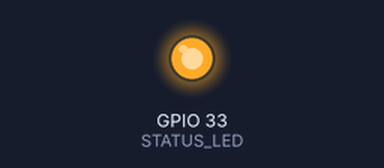
Bench run of a sketch on a simulated ESP32. Parts: output pins drawn as LEDs (lit = HIGH). WiFi joins after 1.5 s; servers stay silent unless stated; the camera gives no picture; what the sketch prints to the serial monitor is not drawn.

Above: at 0.4 s.
At 1.6 s:
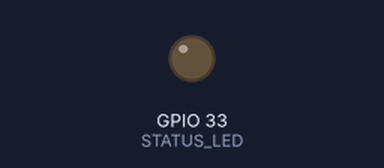
Timing chart, 0 to 3.1 s (numbered marks = the images above):
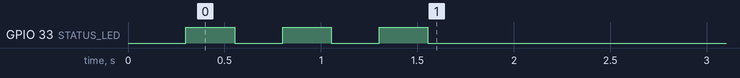

The sketch:

SmartBeltCam.ino
```cpp
#include <Arduino.h>
#include "esp_camera.h"
#include <WiFi.h>

// ===========================
// Select camera model in board_config.h
// ===========================
#include "board_config.h"

// ===========================
// Enter your WiFi credentials
// ===========================
const char *ssid = "RUPTURE-X";
const char *password = "rupture123";

void startCameraServer();
void setupLedFlash();

void setup() {
  Serial.begin(115200);
  Serial.setDebugOutput(true);
  Serial.println();

  camera_config_t config;
  config.ledc_channel = LEDC_CHANNEL_0;
  config.ledc_timer = LEDC_TIMER_0;
  config.pin_d0 = Y2_GPIO_NUM;
  config.pin_d1 = Y3_GPIO_NUM;
  config.pin_d2 = Y4_GPIO_NUM;
  config.pin_d3 = Y5_GPIO_NUM;
  config.pin_d4 = Y6_GPIO_NUM;
  config.pin_d5 = Y7_GPIO_NUM;
  config.pin_d6 = Y8_GPIO_NUM;
  config.pin_d7 = Y9_GPIO_NUM;
  config.pin_xclk = XCLK_GPIO_NUM;
  config.pin_pclk = PCLK_GPIO_NUM;
  config.pin_vsync = VSYNC_GPIO_NUM;
  config.pin_href = HREF_GPIO_NUM;
  config.pin_sccb_sda = SIOD_GPIO_NUM;
  config.pin_sccb_scl = SIOC_GPIO_NUM;
  config.pin_pwdn = PWDN_GPIO_NUM;
  config.pin_reset = RESET_GPIO_NUM;
  config.xclk_freq_hz = 20000000;
  config.frame_size = FRAMESIZE_UXGA;
  config.pixel_format = PIXFORMAT_JPEG;  // for streaming
  //config.pixel_format = PIXFORMAT_RGB565; // for face detection/recognition
  config.grab_mode = CAMERA_GRAB_WHEN_EMPTY;
  config.fb_location = CAMERA_FB_IN_PSRAM;
  config.jpeg_quality = 12;
  config.fb_count = 1;

  // if PSRAM IC present, init with UXGA resolution and higher JPEG quality
  //                      for larger pre-allocated frame buffer.
  if (config.pixel_format == PIXFORMAT_JPEG) {
    if (psramFound()) {
      config.jpeg_quality = 10;
      config.fb_count = 2;
      config.grab_mode = CAMERA_GRAB_LATEST;
    } else {
      // Limit the frame size when PSRAM is not available
      config.frame_size = FRAMESIZE_SVGA;
      config.fb_location = CAMERA_FB_IN_DRAM;
    }
  } else {
    // Best option for face detection/recognition
    config.frame_size = FRAMESIZE_240X240;
#if CONFIG_IDF_TARGET_ESP32S3
    config.fb_count = 2;
#endif
  }

#if defined(CAMERA_MODEL_ESP_EYE)
  pinMode(13, INPUT_PULLUP);
  pinMode(14, INPUT_PULLUP);
#endif

  // camera init
  esp_err_t err = esp_camera_init(&config);
  if (err != ESP_OK) {
    Serial.printf("Camera init failed with error 0x%x", err);
    return;
  }

  sensor_t *s = esp_camera_sensor_get();
  // initial sensors are flipped vertically and colors are a bit saturated
  if (s->id.PID == OV3660_PID) {
    s->set_vflip(s, 1);        // flip it back
    s->set_brightness(s, 1);   // up the brightness just a bit
    s->set_saturation(s, -2);  // lower the saturation
  }
  // drop down frame size for higher initial frame rate
  if (config.pixel_format == PIXFORMAT_JPEG) {
    s->set_framesize(s, FRAMESIZE_QVGA);
  }

#if defined(CAMERA_MODEL_M5STACK_WIDE) || defined(CAMERA_MODEL_M5STACK_ESP32CAM)
  s->set_vflip(s, 1);
  s->set_hmirror(s, 1);
#endif

#if defined(CAMERA_MODEL_ESP32S3_EYE)
  s->set_vflip(s, 1);
#endif

// Setup LED FLash if LED pin is defined in camera_pins.h
#if defined(LED_GPIO_NUM)
  setupLedFlash();
#endif

  // Status Indicator (Built-in Red LED on AI Thinker is usually GPIO 33, active LOW)
  const int STATUS_LED = 33;
  pinMode(STATUS_LED, OUTPUT);
  digitalWrite(STATUS_LED, HIGH); // Start OFF

  // (Removed forced static IP to allow natural DHCP connection)

  WiFi.begin(ssid, password);
  WiFi.setSleep(false);

  Serial.print("WiFi connecting");
  bool ledState = false;
  while (WiFi.status() != WL_CONNECTED) {
    delay(250);
    Serial.print(".");
    ledState = !ledState;
    digitalWrite(STATUS_LED, ledState ? LOW : HIGH); // Rapid blink while searching
  }

  digitalWrite(STATUS_LED, LOW); // SOLID RED = Successfully Connected!

  Serial.println("");
  Serial.println("WiFi connected");

  startCameraServer();

  Serial.print("Camera Ready! Use 'http://");
  Serial.print(WiFi.localIP());
  Serial.println("' to connect");
}

void loop() {
  // Do nothing. Everything is done in another task by the web server
  delay(10000);
}
```

board_config.h
```cpp
#ifndef BOARD_CONFIG_H
#define BOARD_CONFIG_H

//
// WARNING!!! PSRAM IC required for UXGA resolution and high JPEG quality
//            Ensure ESP32 Wrover Module or other board with PSRAM is selected
//            Partial images will be transmitted if image exceeds buffer size
//
//            You must select partition scheme from the board menu that has at least 3MB APP space.

// ===================
// Select camera model
// ===================
//#define CAMERA_MODEL_WROVER_KIT // Has PSRAM
//#define CAMERA_MODEL_ESP_EYE  // Has PSRAM
//#define CAMERA_MODEL_ESP32S3_EYE // Has PSRAM
//#define CAMERA_MODEL_M5STACK_PSRAM // Has PSRAM
//#define CAMERA_MODEL_M5STACK_V2_PSRAM // M5Camera version B Has PSRAM
//#define CAMERA_MODEL_M5STACK_WIDE // Has PSRAM
//#define CAMERA_MODEL_M5STACK_ESP32CAM // No PSRAM
//#define CAMERA_MODEL_M5STACK_UNITCAM // No PSRAM
//#define CAMERA_MODEL_M5STACK_CAMS3_UNIT  // Has PSRAM
#define CAMERA_MODEL_AI_THINKER // Has PSRAM
//#define CAMERA_MODEL_TTGO_T_JOURNAL // No PSRAM
//#define CAMERA_MODEL_XIAO_ESP32S3 // Has PSRAM
// ** Espressif Internal Boards **
//#define CAMERA_MODEL_ESP32_CAM_BOARD
//#define CAMERA_MODEL_ESP32S2_CAM_BOARD
//#define CAMERA_MODEL_ESP32S3_CAM_LCD
//#define CAMERA_MODEL_DFRobot_FireBeetle2_ESP32S3 // Has PSRAM
//#define CAMERA_MODEL_DFRobot_Romeo_ESP32S3 // Has PSRAM
#include "camera_pins.h"

#endif  // BOARD_CONFIG_H
```

camera_pins.h
```cpp
#if defined(CAMERA_MODEL_WROVER_KIT)
#define PWDN_GPIO_NUM  -1
#define RESET_GPIO_NUM -1
#define XCLK_GPIO_NUM  21
#define SIOD_GPIO_NUM  26
#define SIOC_GPIO_NUM  27

#define Y9_GPIO_NUM    35
#define Y8_GPIO_NUM    34
#define Y7_GPIO_NUM    39
#define Y6_GPIO_NUM    36
#define Y5_GPIO_NUM    19
#define Y4_GPIO_NUM    18
#define Y3_GPIO_NUM    5
#define Y2_GPIO_NUM    4
#define VSYNC_GPIO_NUM 25
#define HREF_GPIO_NUM  23
#define PCLK_GPIO_NUM  22

#elif defined(CAMERA_MODEL_ESP_EYE)
#define PWDN_GPIO_NUM  -1
#define RESET_GPIO_NUM -1
#define XCLK_GPIO_NUM  4
#define SIOD_GPIO_NUM  18
#define SIOC_GPIO_NUM  23

#define Y9_GPIO_NUM    36
#define Y8_GPIO_NUM    37
#define Y7_GPIO_NUM    38
#define Y6_GPIO_NUM    39
#define Y5_GPIO_NUM    35
#define Y4_GPIO_NUM    14
#define Y3_GPIO_NUM    13
#define Y2_GPIO_NUM    34
#define VSYNC_GPIO_NUM 5
#define HREF_GPIO_NUM  27
#define PCLK_GPIO_NUM  25

#define LED_GPIO_NUM 22

#elif defined(CAMERA_MODEL_M5STACK_PSRAM)
#define PWDN_GPIO_NUM  -1
#define RESET_GPIO_NUM 15
#define XCLK_GPIO_NUM  27
#define SIOD_GPIO_NUM  25
#define SIOC_GPIO_NUM  23

#define Y9_GPIO_NUM    19
#define Y8_GPIO_NUM    36
#define Y7_GPIO_NUM    18
#define Y6_GPIO_NUM    39
#define Y5_GPIO_NUM    5
#define Y4_GPIO_NUM    34
#define Y3_GPIO_NUM    35
#define Y2_GPIO_NUM    32
#define VSYNC_GPIO_NUM 22
#define HREF_GPIO_NUM  26
#define PCLK_GPIO_NUM  21

#elif defined(CAMERA_MODEL_M5STACK_V2_PSRAM)
#define PWDN_GPIO_NUM  -1
#define RESET_GPIO_NUM 15
#define XCLK_GPIO_NUM  27
#define SIOD_GPIO_NUM  22
#define SIOC_GPIO_NUM  23

#define Y9_GPIO_NUM    19
#define Y8_GPIO_NUM    36
#define Y7_GPIO_NUM    18
#define Y6_GPIO_NUM    39
#define Y5_GPIO_NUM    5
#define Y4_GPIO_NUM    34
#define Y3_GPIO_NUM    35
#define Y2_GPIO_NUM    32
#define VSYNC_GPIO_NUM 25
#define HREF_GPIO_NUM  26
#define PCLK_GPIO_NUM  21

#elif defined(CAMERA_MODEL_M5STACK_WIDE)
#define PWDN_GPIO_NUM  -1
#define RESET_GPIO_NUM 15
#define XCLK_GPIO_NUM  27
#define SIOD_GPIO_NUM  22
#define SIOC_GPIO_NUM  23

#define Y9_GPIO_NUM    19
#define Y8_GPIO_NUM    36
#define Y7_GPIO_NUM    18
#define Y6_GPIO_NUM    39
#define Y5_GPIO_NUM    5
#define Y4_GPIO_NUM    34
#define Y3_GPIO_NUM    35
#define Y2_GPIO_NUM    32
#define VSYNC_GPIO_NUM 25
#define HREF_GPIO_NUM  26
#define PCLK_GPIO_NUM  21

#define LED_GPIO_NUM 2

#elif defined(CAMERA_MODEL_M5STACK_ESP32CAM)
#define PWDN_GPIO_NUM  -1
#define RESET_GPIO_NUM 15
#define XCLK_GPIO_NUM  27
#define SIOD_GPIO_NUM  25
#define SIOC_GPIO_NUM  23

#define Y9_GPIO_NUM    19
#define Y8_GPIO_NUM    36
#define Y7_GPIO_NUM    18
#define Y6_GPIO_NUM    39
#define Y5_GPIO_NUM    5
#define Y4_GPIO_NUM    34
#define Y3_GPIO_NUM    35
#define Y2_GPIO_NUM    17
#define VSYNC_GPIO_NUM 22
#define HREF_GPIO_NUM  26
#define PCLK_GPIO_NUM  21

#elif defined(CAMERA_MODEL_M5STACK_UNITCAM)
#define PWDN_GPIO_NUM  -1
#define RESET_GPIO_NUM 15
#define XCLK_GPIO_NUM  27
#define SIOD_GPIO_NUM  25
#define SIOC_GPIO_NUM  23

#define Y9_GPIO_NUM    19
#define Y8_GPIO_NUM    36
#define Y7_GPIO_NUM    18
#define Y6_GPIO_NUM    39
#define Y5_GPIO_NUM    5
#define Y4_GPIO_NUM    34
#define Y3_GPIO_NUM    35
#define Y2_GPIO_NUM    32
#define VSYNC_GPIO_NUM 22
#define HREF_GPIO_NUM  26
#define PCLK_GPIO_NUM  21

#elif defined(CAMERA_MODEL_M5STACK_CAMS3_UNIT)
#define PWDN_GPIO_NUM  -1
#define RESET_GPIO_NUM 21
#define XCLK_GPIO_NUM  11
#define SIOD_GPIO_NUM  17
#define SIOC_GPIO_NUM  41

#define Y9_GPIO_NUM    13
#define Y8_GPIO_NUM    4
#define Y7_GPIO_NUM    10
#define Y6_GPIO_NUM    5
#define Y5_GPIO_NUM    7
#define Y4_GPIO_NUM    16
#define Y3_GPIO_NUM    15
#define Y2_GPIO_NUM    6
#define VSYNC_GPIO_NUM 42
#define HREF_GPIO_NUM  18
#define PCLK_GPIO_NUM  12

#define LED_GPIO_NUM 14

#elif defined(CAMERA_MODEL_AI_THINKER)
#define PWDN_GPIO_NUM  32
#define RESET_GPIO_NUM -1
#define XCLK_GPIO_NUM  0
#define SIOD_GPIO_NUM  26
#define SIOC_GPIO_NUM  27

#define Y9_GPIO_NUM    35
#define Y8_GPIO_NUM    34
#define Y7_GPIO_NUM    39
#define Y6_GPIO_NUM    36
#define Y5_GPIO_NUM    21
#define Y4_GPIO_NUM    19
#define Y3_GPIO_NUM    18
#define Y2_GPIO_NUM    5
#define VSYNC_GPIO_NUM 25
#define HREF_GPIO_NUM  23
#define PCLK_GPIO_NUM  22

// 4 for flash led or 33 for normal led
#define LED_GPIO_NUM   4

#elif defined(CAMERA_MODEL_TTGO_T_JOURNAL)
#define PWDN_GPIO_NUM  0
#define RESET_GPIO_NUM 15
#define XCLK_GPIO_NUM  27
#define SIOD_GPIO_NUM  25
#define SIOC_GPIO_NUM  23

#define Y9_GPIO_NUM    19
#define Y8_GPIO_NUM    36
#define Y7_GPIO_NUM    18
#define Y6_GPIO_NUM    39
#define Y5_GPIO_NUM    5
#define Y4_GPIO_NUM    34
#define Y3_GPIO_NUM    35
#define Y2_GPIO_NUM    17
#define VSYNC_GPIO_NUM 22
#define HREF_GPIO_NUM  26
#define PCLK_GPIO_NUM  21

#elif defined(CAMERA_MODEL_XIAO_ESP32S3)
#define PWDN_GPIO_NUM  -1
#define RESET_GPIO_NUM -1
#define XCLK_GPIO_NUM  10
#define SIOD_GPIO_NUM  40
#define SIOC_GPIO_NUM  39

#define Y9_GPIO_NUM    48
#define Y8_GPIO_NUM    11
#define Y7_GPIO_NUM    12
#define Y6_GPIO_NUM    14
#define Y5_GPIO_NUM    16
#define Y4_GPIO_NUM    18
#define Y3_GPIO_NUM    17
#define Y2_GPIO_NUM    15
#define VSYNC_GPIO_NUM 38
#define HREF_GPIO_NUM  47
#define PCLK_GPIO_NUM  13

#elif defined(CAMERA_MODEL_ESP32_CAM_BOARD)
// The 18 pin header on the board has Y5 and Y3 swapped
#define USE_BOARD_HEADER 0
#define PWDN_GPIO_NUM    32
#define RESET_GPIO_NUM   33
#define XCLK_GPIO_NUM    4
#define SIOD_GPIO_NUM    18
#define SIOC_GPIO_NUM    23

#define Y9_GPIO_NUM 36
#define Y8_GPIO_NUM 19
#define Y7_GPIO_NUM 21
#define Y6_GPIO_NUM 39
#if USE_BOARD_HEADER
#define Y5_GPIO_NUM 13
#else
#define Y5_GPIO_NUM 35
#endif
#define Y4_GPIO_NUM 14
#if USE_BOARD_HEADER
#define Y3_GPIO_NUM 35
#else
#define Y3_GPIO_NUM 13
#endif
#define Y2_GPIO_NUM    34
#define VSYNC_GPIO_NUM 5
#define HREF_GPIO_NUM  27
#define PCLK_GPIO_NUM  25

#elif defined(CAMERA_MODEL_ESP32S3_CAM_LCD)
#define PWDN_GPIO_NUM  -1
#define RESET_GPIO_NUM -1
#define XCLK_GPIO_NUM  40
#define SIOD_GPIO_NUM  17
#define SIOC_GPIO_NUM  18

#define Y9_GPIO_NUM    39
#define Y8_GPIO_NUM    41
#define Y7_GPIO_NUM    42
#define Y6_GPIO_NUM    12
#define Y5_GPIO_NUM    3
#define Y4_GPIO_NUM    14
#define Y3_GPIO_NUM    47
#define Y2_GPIO_NUM    13
#define VSYNC_GPIO_NUM 21
#define HREF_GPIO_NUM  38
#define PCLK_GPIO_NUM  11

#elif defined(CAMERA_MODEL_ESP32S2_CAM_BOARD)
// The 18 pin header on the board has Y5 and Y3 swapped
#define USE_BOARD_HEADER 0
#define PWDN_GPIO_NUM    1
#define RESET_GPIO_NUM   2
#define XCLK_GPIO_NUM    42
#define SIOD_GPIO_NUM    41
#define SIOC_GPIO_NUM    18

#define Y9_GPIO_NUM 16
#define Y8_GPIO_NUM 39
#define Y7_GPIO_NUM 40
#define Y6_GPIO_NUM 15
#if USE_BOARD_HEADER
#define Y5_GPIO_NUM 12
#else
#define Y5_GPIO_NUM 13
#endif
#define Y4_GPIO_NUM 5
#if USE_BOARD_HEADER
#define Y3_GPIO_NUM 13
#else
#define Y3_GPIO_NUM 12
#endif
#define Y2_GPIO_NUM    14
#define VSYNC_GPIO_NUM 38
#define HREF_GPIO_NUM  4
#define PCLK_GPIO_NUM  3

#elif defined(CAMERA_MODEL_ESP32S3_EYE)
#define PWDN_GPIO_NUM  -1
#define RESET_GPIO_NUM -1
#define XCLK_GPIO_NUM  15
#define SIOD_GPIO_NUM  4
#define SIOC_GPIO_NUM  5

#define Y2_GPIO_NUM 11
#define Y3_GPIO_NUM 9
#define Y4_GPIO_NUM 8
#define Y5_GPIO_NUM 10
#define Y6_GPIO_NUM 12
#define Y7_GPIO_NUM 18
#define Y8_GPIO_NUM 17
#define Y9_GPIO_NUM 16

#define VSYNC_GPIO_NUM 6
#define HREF_GPIO_NUM  7
#define PCLK_GPIO_NUM  13

#elif defined(CAMERA_MODEL_DFRobot_FireBeetle2_ESP32S3) || defined(CAMERA_MODEL_DFRobot_Romeo_ESP32S3)
#define PWDN_GPIO_NUM  -1
#define RESET_GPIO_NUM -1
#define XCLK_GPIO_NUM  45
#define SIOD_GPIO_NUM  1
#define SIOC_GPIO_NUM  2

#define Y9_GPIO_NUM    48
#define Y8_GPIO_NUM    46
#define Y7_GPIO_NUM    8
#define Y6_GPIO_NUM    7
#define Y5_GPIO_NUM    4
#define Y4_GPIO_NUM    41
#define Y3_GPIO_NUM    40
#define Y2_GPIO_NUM    39
#define VSYNC_GPIO_NUM 6
#define HREF_GPIO_NUM  42
#define PCLK_GPIO_NUM  5

#else
#error "Camera model not selected"
#endif
```
